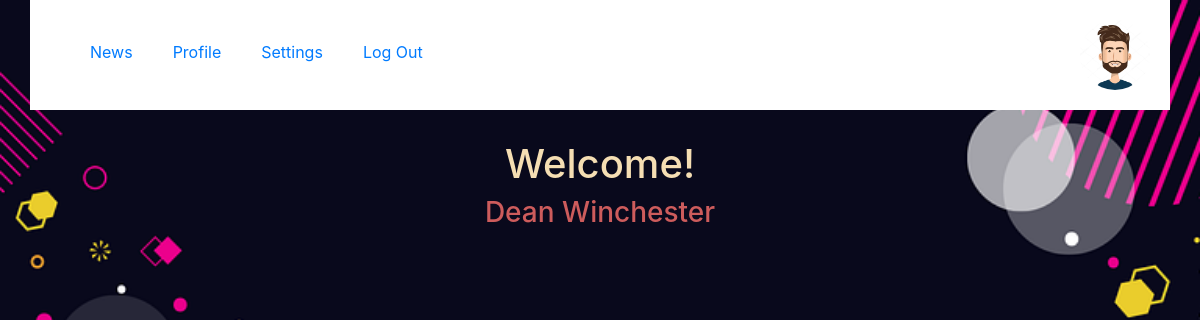
/routes/welcome.php?id=30, run on the app's committed database.
### tables this page shows
CREATE TABLE `users` (
  `id` int(10) NOT NULL,
  `name` text NOT NULL,
  `surname` text NOT NULL,
  `email` text NOT NULL,
  `password` text NOT NULL,
  `date` date NOT NULL,
  `phone` text NOT NULL,
  `message` varchar(60) NOT NULL,
  `gender` text NOT NULL,
  `image` text NOT NULL DEFAULT 'avatar.png'
);

### routes/welcome.php (the view, shortened to what this page needs)
<?php
$conn = mysqli_connect("test.loc", "root", "", "logindb");
if ($conn) {
	$id = $_GET['id'];
	$sql = "SELECT * FROM users WHERE id = '$id'";
	$result = mysqli_query($conn, $sql);
	$row = mysqli_fetch_assoc($result);
} else {
	echo "connection error";
}
?>
<!DOCTYPE html>
<html lang="en">
<head>
	<link rel="stylesheet" href="../assets/css/bootstrap.min.css">
	<link rel="stylesheet" href="../assets/css/style.css">
</head>
<body>
	<div class="container ">
		<?php
		include 'menu.php';
		?>
		<h1>Welcome!</h1>
		<h3>
			<?php
			echo $row['name'] . " " . $row['surname'];
			?>
		</h3>
	</div>
</body>
</html>

### routes/menu.php
<div class="row justify-content-between row1">
    <div class="menudiv">
        <ul class="menu">
            <li><a href="news.php?id=<?php echo $id ?>">News</a></li>
            <li><a href="profile.php?id=<?php echo $row['id'] ?>">Profile</a></li>
            <li><a href="profile.php?id=<?php echo $row['id'] ?>">Settings</a></li>
            <li><a href="../index.php">Log Out</a></li>
        </ul>
    </div>
    <div class="user">
        <a href="profile.php?id=<?php echo $row['id'] ?>"><img src="<?php echo '/form/assets/images/' . $row['image'] ?>"></a>
    </div>
</div>

### assets/css/style.css (style rules this page uses)
body { background-image: url('../images/background1.png'); background-size: cover; background-attachment: fixed; }
.row1 { background-color: #fff; }
.menu { display: flex; margin-top: 20px; }
.menu li { list-style-type: none; margin: 20px; }
.user { margin: 20px; float: left; }
.user img { border-radius: 50%; height: 70px; }

### routes/welcome.php (style rules this page uses)
h1 { text-align: center; color: wheat; margin-top: 30px; }
h3 { text-align: center; color: indianred; }

### data on the page
users: image (picture), name "Dean", surname "Winchester"
